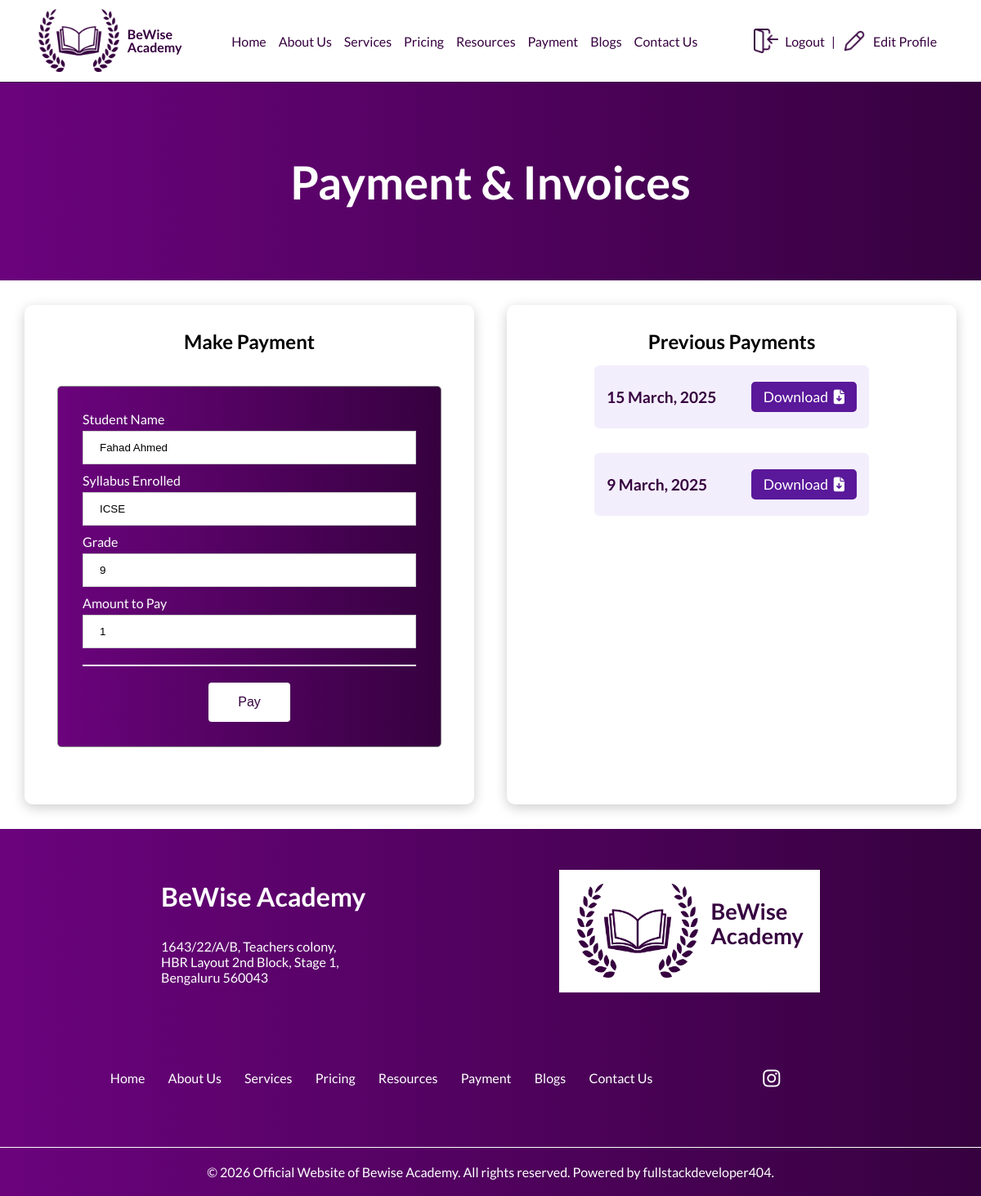
/payment/ (signed in), run on the app's committed database.
### users/models.py (models this page shows)
class CustomUser(AbstractUser):
    SYLLABUS_CHOICES = (
        ('IGCSE', 'IGCSE'),
        ('International Baccalaureate', 'International Baccalaureate'),
        ('ICSE', 'ICSE'),
        ('CBSE', 'CBSE')
    )
    studentName = models.CharField(max_length=50)
    grade = models.IntegerField()
    parentName = models.CharField(max_length=50)
    phoneNumber = models.IntegerField()
    schoolName = models.CharField(max_length=50)
    syllabus = models.CharField(choices=SYLLABUS_CHOICES, max_length=50)
    Physics = models.BooleanField(default=False)
    Chemistry = models.BooleanField(default=False)
    Biology = models.BooleanField(default=False)
    Mathematics = models.BooleanField(default=False)
    Hindi = models.BooleanField(default=False)

### payment/views.py (the view)
# urls.py: path('payment/', views.payment_invoice_page, name='payment'),
@login_required
def payment_invoice_page(request):
    user = request.user
    currency = 'INR'
    tot_amt = 0
    subjects = ["Physics", "Chemistry", "Biology", "Hindi"]
    for subject in subjects:
        if getattr(user, subject, False):  # Check if user is enrolled in subject
            syllabus_obj = Syllabus.objects.get(syllabusName=user.syllabus)
            fee_obj = Fee.objects.get(syllabus=syllabus_obj, subject=subject, gradeNumber=user.grade)
            tot_amt += fee_obj.fee
    amount = tot_amt * 100  # Convert to smallest currency unit
    request.session['studentN'] = user.studentName
    request.session['amountN'] = amount
    razorpay_order = None
    try:
        razorpay_order = razorpay_client.order.create({
            'amount': amount,
            'currency': currency,
            'payment_capture': '0'
        })
        razorpay_order_id = razorpay_order['id']
    except Exception as e:
        logger.error(f"Razorpay error: {e}")
        razorpay_order_id = None
    razorpay_order_id = razorpay_order['id'] if razorpay_order else None
    callback_url = 'paymenthandler/'
    payments = Payment.objects.filter(student=user, invoice_url__isnull=False).order_by('-paymentDateNTime')[:4]
    invoices_by_year = {}
    for payment in payments:
        invoice_url = payment.invoice_url
        if invoice_url:
            try:
                filename = invoice_url.split('/')[-1]  # Extract filename
                date_part = filename.replace('invoice', '')[:8]  # Extract YYYYDDMM
                year,month_number,day = int(date_part[:4]), int(date_part[4:6]), int(date_part[6:])
                month_name = calendar.month_name[month_number]
                month_year_key = f"{month_name} {year}"
                if year not in invoices_by_year:
                    invoices_by_year[year] = {}
                if month_year_key not in invoices_by_year[year]:
                    invoices_by_year[year][month_year_key] = []
                invoices_by_year[year][month_year_key].append({
                    'day': day,
                    'month': month_name,
                    'year': year,
                    'url': invoice_url
                })
            except Exception as e:
                logger.error(f"Error parsing invoice: {e}")
    context = {
        'user': user,
        'amount': tot_amt,
        'razorpay_order_id': razorpay_order_id,
        'razorpay_merchant_key': settings.RAZOR_KEY_ID,
        'razorpay_amount': amount,
        'currency': currency,
        'callback_url': callback_url,
        'invoices_by_year': invoices_by_year
    }
    return render(request, 'payment.html', context)

### templates/payment.html (shortened to what this page needs)
<!DOCTYPE html>
{% extends 'base.html' %}
{% load static %}
    {% block extrahead %}
    <link rel="stylesheet" href="{% static 'css/payment.css' %}">
    {% endblock %}
    {% block content %}
    <div class="main-body">
        <div class="header">
            <h1>Payment & Invoices</h1>
        </div>
        <div class="container">
            <div class="section payment-section">
                <h2>Make Payment</h2>
                <form class="model-content" action="" method="post">
                    <label for="name">Student Name</label>
                    <input type="text" name="student" value="{{ user.studentName }}" readonly>
                    <label for="syllabus">Syllabus Enrolled</label>
                    <input type="text" name="syllabus" value="{{ user.syllabus }}" readonly>
                    <label for="grade">Grade</label>
                    <input type="text" name="grade" value="{{ user.grade }}" readonly>
                    <label for="amount">Amount to Pay</label>
                    <input type="number" name="famount" value="{{ amount }}" readonly>
                    <div class="submit-button">
                        <button id="pay-btn" class="button-b"><span>Pay</span></button>
                    </div>
                </form>
            </div>
            <div class="section invoice-section">
                <h2>Previous Payments</h2>
                <ul class="invoice-list">
                    {% for year, months in invoices_by_year.items %}
                    {% for month, invoices in months.items %}
                    {% for invoice in invoices %}
                    <li class="invoice-item">
                        <span>{{ invoice.day }} {{ invoice.month }}, {{ invoice.year }}</span>
                        <a href="{{ invoice.url }}">Download &nbsp;<i class="fa-solid fa-file-arrow-down"></i></a>
                    </li>
                    {% endfor %}
                    {% endfor %}
                    {% endfor %}
                </ul>
            </div>
        </div>
    </div>
    {% endblock content %}

### static/css/base.css (style rules this page uses)
:root { --font: 'Lato', sans-serif; }
body { margin: 0; font-family: var(--font); }
.header { width: 100%; margin: 0; color: white; background: rgb(107, 3, 125); background: linear-gradient(90deg, rgba(107, 3, 125, 1) 0%, rgba(54, 1, 63, 1) 100%); padding: 50px 0; text-align: center; font-weight: 900; }
input[type=text], input[type=password], input[type=number], input[type=email], select { width: 100%; padding: 12px 20px; display: inline-block; border: 1px solid #ccc; box-sizing: border-box; }
label { color: white; }
.model3 .model-content label, input[type=text], input[type=number], input[type=email], input[type=password], textarea { margin: 5px 5px 10px 0px; }
.model-content { background: rgb(107, 3, 125); background: linear-gradient(90deg, rgba(107, 3, 125, 1) 0%, rgba(54, 1, 63, 1) 100%); padding: 30px; margin: 5% auto 15% auto; border: 1px solid #888; width: 40%; }
.submit-button { display: flex; align-items: center; justify-content: center; border-top: 2px solid white; padding: 0 20px; margin-top: 10px; }
.button-b { display: inline-block; border-radius: 4px; background-color: white; border: none; color: #36013F; text-align: center; font-size: 1rem; padding: 15px; width: 180px; transition: all 0.5s; cursor: pointer; margin: 20px 20px 0; }
.button-b span { cursor: pointer; display: inline-block; position: relative; transition: 0.5s; }
.button-b span:after { content: '→'; position: absolute; opacity: 0; top: 0; right: -20px; transition: 0.5s; }
.helptext, ul>li { color: white; }
@media screen and (min-width: 1024px) { .header h1 { font-size: 3.5rem; } }

### static/css/payment.css (style rules this page uses)
.button-b { width: 100px !important; }
form { border-radius: 5px; }
.model-content { margin: 40px auto 50px; width:80% }
.container { display: flex; flex-wrap: wrap; gap: 20px; justify-content: center; margin:20px; }
.invoice-list { list-style: none; padding: 0; width: 90%; max-width: 500px; margin: 0 auto; display: flex; flex-direction: column; align-items: center; }
.invoice-item { display: flex; justify-content: space-between; align-items: center; background: #f3eefc; padding: 20px 15px; border-radius: 6px; margin: 15px 0; transition: background 0.3s ease; }
.invoice-item span { font-size: 1rem; font-weight: bold; color: #36013F; }
.invoice-item a { text-decoration: none; color: #fff; background: #5a189a; padding: 8px 15px; border-radius: 5px; transition: background 0.3s ease; font-size: 0.9rem; }
.section { background-color: #fff; box-shadow: 0 4px 15px rgba(0, 0, 0, 0.2); border-radius: 10px; padding: 20px; margin: 15px; flex: 1; min-width: 320px; box-sizing: border-box; }
.section h2 { text-align: center; width: auto; margin: 10px auto 0; }
@media screen and (min-width: 768px) { .invoice-list { width: 60%; } }
@media screen and (min-width: 768px) { .invoice-item span { font-size: 1.1rem; } }
@media screen and (min-width: 768px) { .invoice-item a { font-size: 1rem; } }
@media screen and (min-width: 768px) { .invoice-item { width: 120%; } }
@media screen and (min-width: 1024px) { .section { width: 48%; margin: 10px; } }
@media screen and (min-width: 1024px) { .invoice-list { width: 50%; } }
@media screen and (min-width: 1024px) { .invoice-item { width: 120%; } }
@media screen and (min-width: 1024px) { .invoice-item span { font-size: 1.2rem; } }
@media screen and (min-width: 1024px) { .invoice-item a { font-size: 1.1rem; } }

### data on the page
CustomUser: student "Fahad Ahmed", syllabus "ICSE", grade "9"

### other printed values
{{ invoice.day }} "15" "9"
{{ invoice.month }} "March" "March"
{{ invoice.year }} "2025" "2025"
